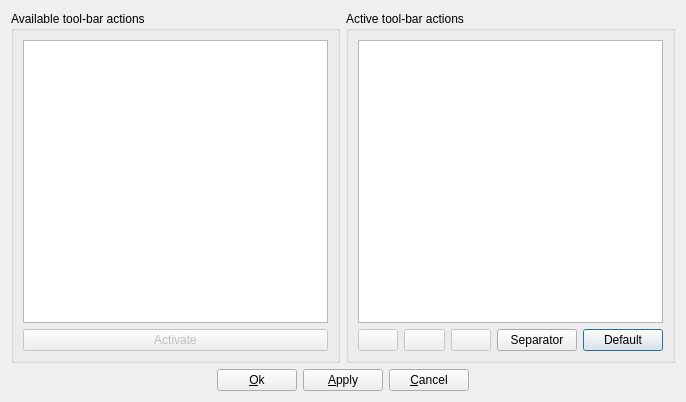
<?xml version="1.0" encoding="UTF-8"?>
<ui version="4.0">
 <class>ToolBarCustomizer</class>
 <widget class="QDialog" name="ToolBarCustomizer">
  <property name="geometry">
   <rect>
    <x>0</x>
    <y>0</y>
    <width>686</width>
    <height>402</height>
   </rect>
  </property>
  <property name="windowTitle">
   <string>Customize tool-bar</string>
  </property>
  <layout class="QGridLayout" name="gridLayout">
   <item row="0" column="0">
    <widget class="QGroupBox" name="groupBoxAvailableActions">
     <property name="sizePolicy">
      <sizepolicy hsizetype="Expanding" vsizetype="Preferred">
       <horstretch>0</horstretch>
       <verstretch>0</verstretch>
      </sizepolicy>
     </property>
     <property name="title">
      <string>Available tool-bar actions</string>
     </property>
     <layout class="QGridLayout" name="gridLayoutAvailableActions">
      <item row="0" column="0">
       <widget class="QListWidget" name="listWidgetAvailableActions">
        <property name="toolTip">
         <string>List of available tool-bar actions</string>
        </property>
        <property name="selectionMode">
         <enum>QAbstractItemView::ExtendedSelection</enum>
        </property>
        <property name="textElideMode">
         <enum>Qt::ElideMiddle</enum>
        </property>
       </widget>
      </item>
      <item row="1" column="0">
       <widget class="QPushButton" name="pushButtonActivateActions">
        <property name="enabled">
         <bool>false</bool>
        </property>
        <property name="sizePolicy">
         <sizepolicy hsizetype="Minimum" vsizetype="Minimum">
          <horstretch>0</horstretch>
          <verstretch>0</verstretch>
         </sizepolicy>
        </property>
        <property name="toolTip">
         <string>Activate selected tool-bar actions</string>
        </property>
        <property name="text">
         <string>Activate</string>
        </property>
        <property name="icon">
         <iconset resource="qmc2.qrc">
          <normaloff>:/data/img/right_action.png</normaloff>:/data/img/right_action.png</iconset>
        </property>
        <property name="autoDefault">
         <bool>false</bool>
        </property>
       </widget>
      </item>
     </layout>
    </widget>
   </item>
   <item row="0" column="1">
    <widget class="QGroupBox" name="groupBoxActiveActions">
     <property name="sizePolicy">
      <sizepolicy hsizetype="Expanding" vsizetype="Preferred">
       <horstretch>0</horstretch>
       <verstretch>0</verstretch>
      </sizepolicy>
     </property>
     <property name="title">
      <string>Active tool-bar actions</string>
     </property>
     <layout class="QGridLayout" name="gridLayoutActiveActions">
      <item row="0" column="0" colspan="5">
       <widget class="QListWidget" name="listWidgetActiveActions">
        <property name="toolTip">
         <string>List of active tool-bar actions and their order</string>
        </property>
        <property name="selectionMode">
         <enum>QAbstractItemView::ExtendedSelection</enum>
        </property>
        <property name="textElideMode">
         <enum>Qt::ElideMiddle</enum>
        </property>
       </widget>
      </item>
      <item row="1" column="0">
       <widget class="QPushButton" name="pushButtonDeactivateActions">
        <property name="enabled">
         <bool>false</bool>
        </property>
        <property name="sizePolicy">
         <sizepolicy hsizetype="Minimum" vsizetype="Minimum">
          <horstretch>0</horstretch>
          <verstretch>0</verstretch>
         </sizepolicy>
        </property>
        <property name="toolTip">
         <string>Deactivate selected tool-bar actions</string>
        </property>
        <property name="icon">
         <iconset resource="qmc2.qrc">
          <normaloff>:/data/img/left_action.png</normaloff>:/data/img/left_action.png</iconset>
        </property>
        <property name="autoDefault">
         <bool>false</bool>
        </property>
       </widget>
      </item>
      <item row="1" column="1">
       <widget class="QPushButton" name="pushButtonActionUp">
        <property name="enabled">
         <bool>false</bool>
        </property>
        <property name="sizePolicy">
         <sizepolicy hsizetype="Minimum" vsizetype="Minimum">
          <horstretch>0</horstretch>
          <verstretch>0</verstretch>
         </sizepolicy>
        </property>
        <property name="toolTip">
         <string>Move selected action up</string>
        </property>
        <property name="icon">
         <iconset resource="qmc2.qrc">
          <normaloff>:/data/img/up_action.png</normaloff>:/data/img/up_action.png</iconset>
        </property>
        <property name="autoRepeat">
         <bool>true</bool>
        </property>
        <property name="autoDefault">
         <bool>false</bool>
        </property>
       </widget>
      </item>
      <item row="1" column="2">
       <widget class="QPushButton" name="pushButtonActionDown">
        <property name="enabled">
         <bool>false</bool>
        </property>
        <property name="sizePolicy">
         <sizepolicy hsizetype="Minimum" vsizetype="Minimum">
          <horstretch>0</horstretch>
          <verstretch>0</verstretch>
         </sizepolicy>
        </property>
        <property name="toolTip">
         <string>Move selected action down</string>
        </property>
        <property name="icon">
         <iconset resource="qmc2.qrc">
          <normaloff>:/data/img/down_action.png</normaloff>:/data/img/down_action.png</iconset>
        </property>
        <property name="autoRepeat">
         <bool>true</bool>
        </property>
        <property name="autoDefault">
         <bool>false</bool>
        </property>
       </widget>
      </item>
      <item row="1" column="3">
       <widget class="QPushButton" name="pushButtonInsertSeparator">
        <property name="enabled">
         <bool>true</bool>
        </property>
        <property name="sizePolicy">
         <sizepolicy hsizetype="Minimum" vsizetype="Minimum">
          <horstretch>0</horstretch>
          <verstretch>0</verstretch>
         </sizepolicy>
        </property>
        <property name="toolTip">
         <string>Insert a separator line</string>
        </property>
        <property name="text">
         <string>Separator</string>
        </property>
        <property name="icon">
         <iconset resource="qmc2.qrc">
          <normaloff>:/data/img/plus.png</normaloff>:/data/img/plus.png</iconset>
        </property>
        <property name="autoDefault">
         <bool>false</bool>
        </property>
       </widget>
      </item>
      <item row="1" column="4">
       <widget class="QPushButton" name="pushButtonDefault">
        <property name="sizePolicy">
         <sizepolicy hsizetype="Minimum" vsizetype="Minimum">
          <horstretch>0</horstretch>
          <verstretch>0</verstretch>
         </sizepolicy>
        </property>
        <property name="toolTip">
         <string>Reset tool-bar actions to default configuration</string>
        </property>
        <property name="text">
         <string>Default</string>
        </property>
        <property name="icon">
         <iconset resource="qmc2.qrc">
          <normaloff>:/data/img/broom.png</normaloff>:/data/img/broom.png</iconset>
        </property>
       </widget>
      </item>
     </layout>
    </widget>
   </item>
   <item row="1" column="0" colspan="2">
    <layout class="QHBoxLayout" name="horizontalLayout">
     <item>
      <spacer name="horizontalSpacer1">
       <property name="orientation">
        <enum>Qt::Horizontal</enum>
       </property>
       <property name="sizeHint" stdset="0">
        <size>
         <width>208</width>
         <height>20</height>
        </size>
       </property>
      </spacer>
     </item>
     <item>
      <widget class="QPushButton" name="pushButtonOk">
       <property name="toolTip">
        <string>Apply tool-bar setup and close dialog</string>
       </property>
       <property name="text">
        <string>&amp;Ok</string>
       </property>
       <property name="icon">
        <iconset resource="qmc2.qrc">
         <normaloff>:/data/img/yes.png</normaloff>:/data/img/yes.png</iconset>
       </property>
       <property name="autoDefault">
        <bool>false</bool>
       </property>
      </widget>
     </item>
     <item>
      <widget class="QPushButton" name="pushButtonApply">
       <property name="toolTip">
        <string>Apply tool-bar setup</string>
       </property>
       <property name="text">
        <string>&amp;Apply</string>
       </property>
       <property name="icon">
        <iconset resource="qmc2.qrc">
         <normaloff>:/data/img/filesave.png</normaloff>:/data/img/filesave.png</iconset>
       </property>
       <property name="autoDefault">
        <bool>false</bool>
       </property>
      </widget>
     </item>
     <item>
      <widget class="QPushButton" name="pushButtonCancel">
       <property name="toolTip">
        <string>Cancel tool-bar setup and close dialog</string>
       </property>
       <property name="text">
        <string>&amp;Cancel</string>
       </property>
       <property name="icon">
        <iconset resource="qmc2.qrc">
         <normaloff>:/data/img/no.png</normaloff>:/data/img/no.png</iconset>
       </property>
      </widget>
     </item>
     <item>
      <spacer name="horizontalSpacer2">
       <property name="orientation">
        <enum>Qt::Horizontal</enum>
       </property>
       <property name="sizeHint" stdset="0">
        <size>
         <width>208</width>
         <height>20</height>
        </size>
       </property>
      </spacer>
     </item>
    </layout>
   </item>
  </layout>
 </widget>
 <tabstops>
  <tabstop>listWidgetAvailableActions</tabstop>
  <tabstop>listWidgetActiveActions</tabstop>
  <tabstop>pushButtonActivateActions</tabstop>
  <tabstop>pushButtonDeactivateActions</tabstop>
  <tabstop>pushButtonActionUp</tabstop>
  <tabstop>pushButtonActionDown</tabstop>
  <tabstop>pushButtonInsertSeparator</tabstop>
  <tabstop>pushButtonDefault</tabstop>
  <tabstop>pushButtonOk</tabstop>
  <tabstop>pushButtonApply</tabstop>
  <tabstop>pushButtonCancel</tabstop>
 </tabstops>
 <resources>
  <include location="qmc2.qrc"/>
 </resources>
 <connections>
  <connection>
   <sender>pushButtonOk</sender>
   <signal>clicked()</signal>
   <receiver>ToolBarCustomizer</receiver>
   <slot>accept()</slot>
   <hints>
    <hint type="sourcelabel">
     <x>249</x>
     <y>278</y>
    </hint>
    <hint type="destinationlabel">
     <x>185</x>
     <y>276</y>
    </hint>
   </hints>
  </connection>
  <connection>
   <sender>pushButtonCancel</sender>
   <signal>clicked()</signal>
   <receiver>ToolBarCustomizer</receiver>
   <slot>reject()</slot>
   <hints>
    <hint type="sourcelabel">
     <x>413</x>
     <y>280</y>
    </hint>
    <hint type="destinationlabel">
     <x>499</x>
     <y>277</y>
    </hint>
   </hints>
  </connection>
 </connections>
</ui>
